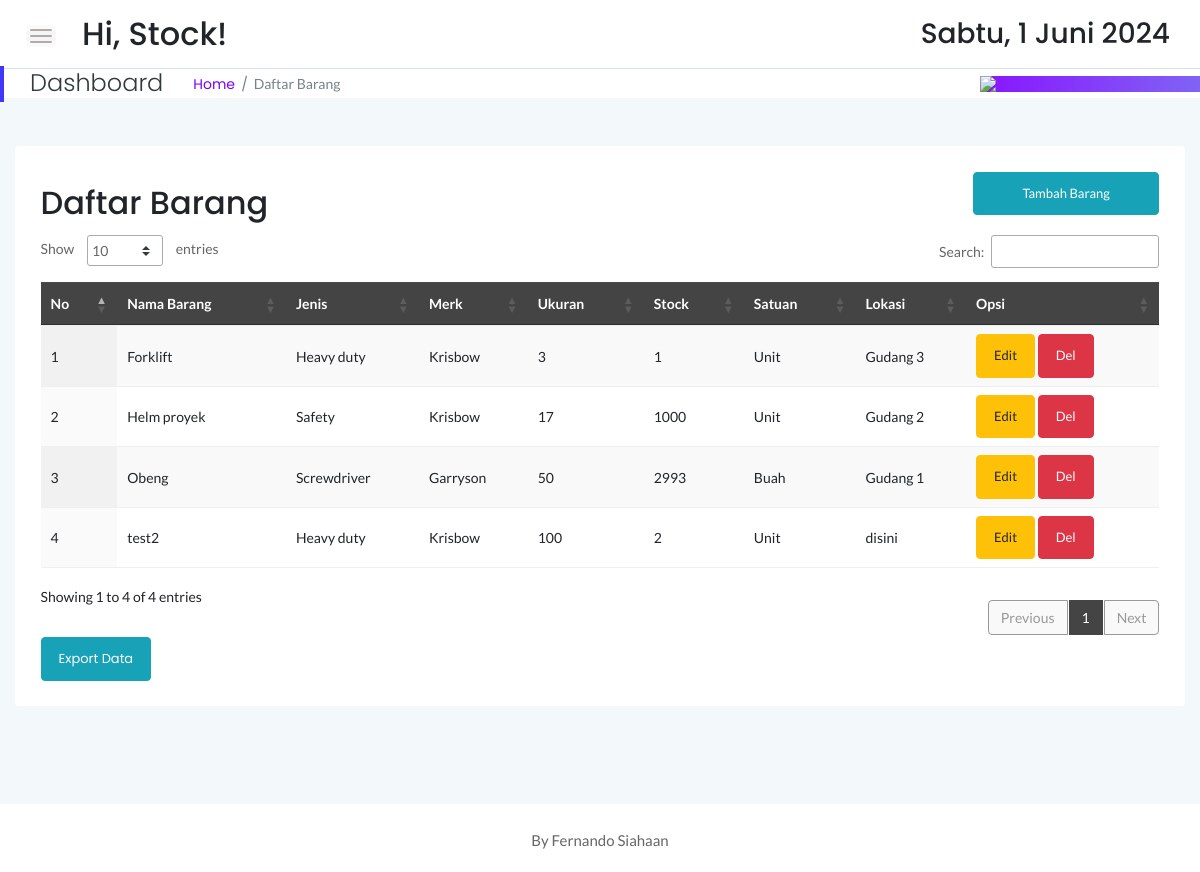
Screenshot of /stock/stock.php (signed in) with the database file from the repository.
### tables this page shows
CREATE TABLE `sstock_brg` (
  `idx` int(11) NOT NULL,
  `nama` varchar(55) NOT NULL,
  `jenis` varchar(30) NOT NULL,
  `merk` varchar(40) NOT NULL,
  `ukuran` varchar(20) NOT NULL,
  `stock` int(12) NOT NULL,
  `satuan` varchar(10) NOT NULL,
  `lokasi` varchar(55) NOT NULL
);

### stock/stock.php (the view, shortened to what this page needs)
<!doctype html>
<html class="no-js" lang="en">
<?php
    include '../dbconnect.php';
	?>
<head>
    <link rel="stylesheet" href="assets/css/bootstrap.min.css">
    <link rel="stylesheet" href="assets/css/font-awesome.min.css">
    <link rel="stylesheet" href="assets/css/themify-icons.css">
    <link rel="stylesheet" href="assets/css/metisMenu.css">
    <link rel="stylesheet" href="assets/css/owl.carousel.min.css">
    <link rel="stylesheet" href="assets/css/slicknav.min.css">
    <link rel="stylesheet" href="https://www.amcharts.com/lib/3/plugins/export/export.css" type="text/css" media="all" />
	<link rel="stylesheet" type="text/css" href="https://cdn.datatables.net/1.10.19/css/jquery.dataTables.min.css">
    <link rel="stylesheet" type="text/css" href="https://cdn.datatables.net/1.10.19/css/jquery.dataTables.css">
    <link rel="stylesheet" type="text/css" href="https://cdn.datatables.net/1.10.18/css/dataTables.bootstrap4.min.css">
    <link rel="stylesheet" type="text/css" href="https://cdn.datatables.net/responsive/2.2.3/css/responsive.bootstrap.min.css">
    <link rel="stylesheet" type="text/css" href="https://cdn.datatables.net/responsive/2.2.3/css/responsive.jqueryui.min.css">
	<link rel="stylesheet" type="text/css" href="https://cdn.datatables.net/buttons/1.5.2/css/buttons.dataTables.min.css">
    <link rel="stylesheet" href="assets/css/typography.css">
    <link rel="stylesheet" href="assets/css/default-css.css">
    <link rel="stylesheet" href="assets/css/styles.css">
    <link rel="stylesheet" href="assets/css/responsive.css">
</head>
<body>
    <div class="page-container">
        <div class="main-content">
            <div class="header-area">
                <div class="row align-items-center">
                    <div class="col-md-6 col-sm-8 clearfix">
                        <div class="nav-btn pull-left">
                            <span></span>
                            <span></span>
                            <span></span>
                        </div>
                        <div class="search-box pull-left">
                            <form action="#">
                                <h2>Hi, <?=$_SESSION['user'];?>!</h2>
                            </form>
                        </div>
                    </div>
                    <div class="col-md-6 col-sm-4 clearfix">
                        <ul class="notification-area pull-right">
                            <li><h3><div class="date">
						</b></div></h3>
						</li>
                        </ul>
                    </div>
                </div>
            </div>
            <div class="page-title-area">
                <div class="row align-items-center">
                    <div class="col-sm-6">
                        <div class="breadcrumbs-area clearfix">
                            <h4 class="page-title pull-left">Dashboard</h4>
                            <ul class="breadcrumbs pull-left">
                                <li><a href="index.php">Home</a></li>
                                <li><span>Daftar Barang</span></li>
                            </ul>
                        </div>
                    </div>
                    <div class="col-sm-6 clearfix">
                        <div class="user-profile pull-right" style="color:black; padding:0px;">
                            <img src="log.jpg" width="220px" class="user-name dropdown-toggle" data-toggle="dropdown"\>
                        </div>
                    </div>
                </div>
            </div>
            <div class="main-content-inner">
                <div class="row mt-5 mb-5">
                    <div class="col-12">
                        <div class="card">
                            <div class="card-body">
                                <div class="d-sm-flex justify-content-between align-items-center">
									<h2>Daftar Barang</h2>
									<button style="margin-bottom:20px" data-toggle="modal" data-target="#myModal" class="btn btn-info col-md-2"><span class="glyphicon glyphicon-plus"></span>Tambah Barang</button>
                                </div>
                                    <div class="data-tables datatable-dark">
										 <table id="dataTable3" class="display" style="width:100%"><thead class="thead-dark">
											<tr>
												<th>No</th>
												<th>Nama Barang</th>
												<th>Jenis</th>
												<th>Merk</th>
												<th>Ukuran</th>
												<th>Stock</th>
												<th>Satuan</th>
												<th>Lokasi</th>
												<th>Opsi</th>
											</tr></thead><tbody>
											<?php
											$brgs=mysqli_query($conn,"SELECT * from sstock_brg order by nama ASC");
											$no=1;
											while($p=mysqli_fetch_array($brgs)){
                                                $idb = $p['idx'];
												?>
												<tr>
													<td><?php echo $no++ ?></td>
													<td><?php echo $p['nama'] ?></td>
													<td><?php echo $p['jenis'] ?></td>
													<td><?php echo $p['merk'] ?></td>
													<td><?php echo $p['ukuran'] ?></td>
													<td><?php echo $p['stock'] ?></td>
													<td><?php echo $p['satuan'] ?></td>
													<td><?php echo $p['lokasi'] ?></td>
                                                    <td><button data-toggle="modal" data-target="#edit<?=$idb;?>" class="btn btn-warning">Edit</button> <button data-toggle="modal" data-target="#del<?=$idb;?>" class="btn btn-danger">Del</button></td>
												</tr>
												<?php
											}
											?>
										</tbody>
										</table>
                                    </div>
									<a href="exportstkbhn.php" target="_blank" class="btn btn-info">Export Data</a>
                                </div>
                            </div>
                        </div>
                    </div>
                </div>
            </div>
        </div>
        <footer>
            <div class="footer-area">
                <p>By Fernando Siahaan</p>
            </div>
        </footer>
</body>
</html>

### rows the page displays
sstock_brg: nama "Forklift", jenis "Heavy duty", merk "Krisbow", ukuran "3", stock "1", satuan "Unit", lokasi "Gudang 3"
sstock_brg: nama "Helm proyek", jenis "Safety", merk "Krisbow", ukuran "17", stock "1000", satuan "Unit", lokasi "Gudang 2"
sstock_brg: nama "Obeng", jenis "Screwdriver", merk "Garryson", ukuran "50", stock "2993", satuan "Buah", lokasi "Gudang 1"
sstock_brg: nama "test2", jenis "Heavy duty", merk "Krisbow", ukuran "100", stock "2", satuan "Unit", lokasi "disini"

### other values shown
$_SESSION['user'] "Stock"
